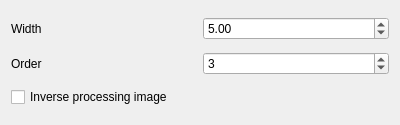
<?xml version="1.0" encoding="UTF-8"?>
<ui version="4.0">
 <class>FButterworthSettings</class>
 <widget class="QWidget" name="FButterworthSettings">
  <property name="geometry">
   <rect>
    <x>0</x>
    <y>0</y>
    <width>400</width>
    <height>125</height>
   </rect>
  </property>
  <property name="sizePolicy">
   <sizepolicy hsizetype="Preferred" vsizetype="Fixed">
    <horstretch>0</horstretch>
    <verstretch>0</verstretch>
   </sizepolicy>
  </property>
  <property name="windowTitle">
   <string>Form</string>
  </property>
  <layout class="QVBoxLayout" name="verticalLayout">
   <item>
    <layout class="QHBoxLayout" name="horizontalLayout">
     <item>
      <widget class="QLabel" name="label">
       <property name="text">
        <string>Width</string>
       </property>
      </widget>
     </item>
     <item>
      <widget class="QDoubleSpinBox" name="widthSpinBox">
       <property name="singleStep">
        <double>0.500000000000000</double>
       </property>
       <property name="value">
        <double>5.000000000000000</double>
       </property>
      </widget>
     </item>
    </layout>
   </item>
   <item>
    <layout class="QHBoxLayout" name="horizontalLayout_2">
     <item>
      <widget class="QLabel" name="Oder">
       <property name="text">
        <string>Order</string>
       </property>
      </widget>
     </item>
     <item>
      <widget class="QSpinBox" name="orderSpinBox">
       <property name="maximum">
        <number>33</number>
       </property>
       <property name="value">
        <number>3</number>
       </property>
      </widget>
     </item>
    </layout>
   </item>
   <item>
    <widget class="QCheckBox" name="checkBox">
     <property name="text">
      <string>Inverse processing image</string>
     </property>
    </widget>
   </item>
  </layout>
 </widget>
 <resources/>
 <connections/>
</ui>
